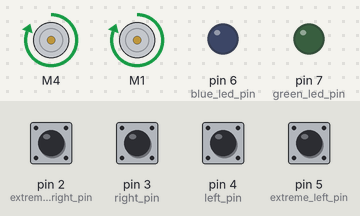
Simulated run of this sketch. Board: Arduino Uno, built with avr-gcc and run on an emulated ATmega328P. Parts: 2 × DC motor (green arrow = forward, orange = backward, longer = faster), output pins drawn as LEDs (lit = HIGH). Inputs (shaded band) come from the test bench; at power-on: pin 3 (right_pin), pin 4 (left_pin) HIGH, pin 2 (extreme_right_pin), pin 5 (extreme_left_pin) LOW. What the sketch prints to the serial monitor is not drawn.

Above: at 1.2 s.
1.3 s: pin 3 (right_pin) pulled LOW for 0.15 s
4.4 s: pin 5 (extreme_left_pin) pulled HIGH for 0.15 s
At 5.6 s:
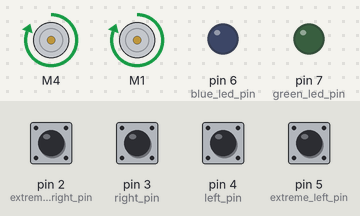
7.5 s: pin 2 (extreme_right_pin) pulled HIGH for 0.15 s
9.1 s: pin 4 (left_pin) pulled LOW for 0.15 s
12.2 s: pin 4 (left_pin) pulled LOW for 1 s
At 13.2 s:
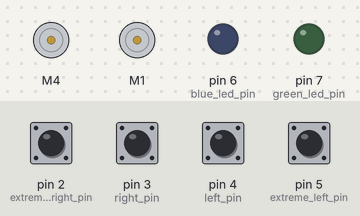
14.7 s: pin 2 (extreme_right_pin) pulled HIGH for 1 s
Timing chart, 0 to 64.7 s (numbered marks = the images above; inputs shaded):
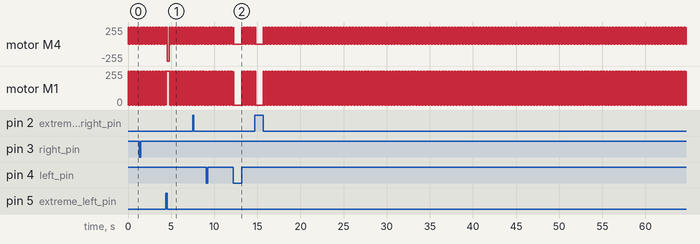

The sketch:

Complete_Line_Following.ino
```cpp
#include <Adafruit_MotorShield.h>

Adafruit_MotorShield AFMS = Adafruit_MotorShield();

int extreme_right_pin = 2;
int right_pin = 3;
int left_pin = 4;
int extreme_left_pin = 5;

int blue_led_pin = 6;
int green_led_pin = 7;

int button = 8;

int left_motor_pin = 4;
int right_motor_pin = 1;


bool isMoving = false;
//bool start = false;

Adafruit_DCMotor *Motor_Left = AFMS.getMotor(left_motor_pin);
Adafruit_DCMotor *Motor_Right = AFMS.getMotor(right_motor_pin);

void setup() {
  Serial.begin(9600);
  Serial.println("Adafruit Motorshield v2 - DC Motor test!");

  if (!AFMS.begin()) {
    Serial.println("Could not find Motor Shield. Check wiring.");
    while (1);
  }
  Serial.println("Motor Shield found.");

  // Set motor speeds
  Motor_Left->setSpeed(255);
  Motor_Right->setSpeed(255);

  // Set motor states
  Motor_Left->run(RELEASE);
  Motor_Right->run(RELEASE);

  pinMode(extreme_left_pin, INPUT);
  pinMode(left_pin, INPUT);
  pinMode(right_pin, INPUT);
  pinMode(extreme_right_pin, INPUT);
  pinMode(button, INPUT_PULLUP); // Use internal pull-up resistor

  pinMode(blue_led_pin, OUTPUT);
  pinMode(green_led_pin, OUTPUT);

}

void loop() {
  /*if (digitalRead(button) == HIGH) { // Button pressed (active HIGH)
    start = !start; // Toggle start state
    delay(200);     // Debounce delay
  }
  if (start) {
    Serial.println("Motors are running...");
    driveMotors();
  } else {
    Serial.println("Motors are stopped.");
    Motor_Left->run(RELEASE);
    Motor_Right->run(RELEASE);
    isMoving = false;
  }
  digitalWrite(blue_led_pin, start ? LOW : HIGH); */
  driveMotors();
}

void driveMotors() {
  int extreme_right = digitalRead(extreme_right_pin);
  int right = digitalRead(right_pin);
  int left = digitalRead(left_pin);
  int extreme_left = digitalRead(extreme_left_pin);

  // Main driving logic
  while (extreme_right == 0 && right == 1 && left == 1 && extreme_left == 0) { // Ensure we exit if the button is pressed again

    extreme_right = digitalRead(extreme_right_pin);
    right = digitalRead(right_pin);
    left = digitalRead(left_pin);
    extreme_left = digitalRead(extreme_left_pin);

    Serial.print(extreme_left);
    Serial.print(left);
    Serial.print(right);
    Serial.println(extreme_right);

    Motor_Left->setSpeed(255);
    Motor_Right->setSpeed(255);

    Motor_Left->run(FORWARD);
    Motor_Right->run(FORWARD);

    if (extreme_right == 1 && right == 1 && left == 1 && extreme_left == 0) {
      // Turn right until back to 0110
      Serial.println("Turning Right");
      Motor_Left->run(FORWARD);
      Motor_Right->run(FORWARD);
      delay(100); // Move forward briefly
      Motor_Right->run(BACKWARD); // Start turning right
      while (digitalRead(extreme_right_pin) != 0 && digitalRead(right_pin) != 1 && digitalRead(left_pin) != 1 && digitalRead(extreme_left_pin) != 0) {
            /*if (digitalRead(button) == HIGH) { // Button pressed (active HIGH)
              start = !start; // Toggle start state
              delay(200);     // Debounce delay
            }
            if (start) return; // Exit if button is pressed again */
            delay(10);
            Serial.println("Turn Right");
      }
    Motor_Right->run(FORWARD); // Resume forward motion
    }
    else if (extreme_right == 0 && right == 1 && left == 1 && extreme_left == 1) {
      // Turn left until back to 0110
      Serial.println("Turning Left");
      Motor_Right->run(FORWARD);
      Motor_Left->run(FORWARD);
      delay(100); // Move forward briefly
      Motor_Left->run(BACKWARD); // Start turning left
      delay(250);
      while ((digitalRead(extreme_right_pin) != 0 && digitalRead(right_pin) != 1 && digitalRead(left_pin) != 1 && digitalRead(extreme_left_pin) != 0)) {
            /*if (digitalRead(button) == HIGH) { // Button pressed (active HIGH)
              start = !start; // Toggle start state
              delay(200);     // Debounce delay
            }
            if (start) return; // Exit if button is pressed again*/
            delay(10);
            Serial.println("Turn Left");
      }
      Motor_Left->run(FORWARD); // Resume forward motion
    }
    else if((extreme_right == 0 && right == 1 && left == 0 && extreme_left == 0)){
      // Move to the right slightly
      Serial.println("Shifting to right");
      Motor_Right->run(FORWARD);
      Motor_Left->run(FORWARD);
      Motor_Right->setSpeed(200);
      while (digitalRead(extreme_right_pin) != 0 && digitalRead(right_pin) != 1 && digitalRead(left_pin) != 1 && digitalRead(extreme_left_pin) != 0) {
            /*if (digitalRead(button) == HIGH) { // Button pressed (active HIGH)
              start = !start; // Toggle start state
              delay(200);     // Debounce delay
            }
            if (start) return; // Exit if button is pressed again */
            delay(10);
            Serial.println("Shift Right");
      }
      Motor_Right->setSpeed(250);
    }
    else if((extreme_right == 0 && right == 0 && left == 1 && extreme_left == 0)){
      // Move to the right slightly
      Serial.println("Shifting to left");
      Motor_Right->run(FORWARD);
      Motor_Left->run(FORWARD);
      Motor_Left->setSpeed(200);
      while (digitalRead(extreme_right_pin) != 0 && digitalRead(right_pin) != 1 && digitalRead(left_pin) != 1 && digitalRead(extreme_left_pin) != 0) {
            /* if (digitalRead(button) == HIGH) { // Button pressed (active HIGH)
              start = !start; // Toggle start state
              delay(200);     // Debounce delay
            }
            if (start) return; // Exit if button is pressed again */
            delay(10);
            Serial.println("Shift Left");
      }
      Motor_Left->setSpeed(250);
    }
      // Stop motors if no valid path is detected
      Serial.println("Stopping");
      Motor_Left->run(RELEASE);
      Motor_Right->run(RELEASE);
      isMoving = false;

    //if (!start) break; // Exit loop if button is pressed again
  }
}
/*
void move() {
  int extreme_right = digitalRead(extreme_right_pin);
  int right = digitalRead(right_pin);
  int left = digitalRead(left_pin);
  int extreme_left = digitalRead(extreme_left_pin);
  Serial.print(extreme_left);
  Serial.print(left);
  Serial.print(right);
  Serial.print(extreme_right);
  while(extreme_right == 0 && right == 1 && left == 1 && extreme_left == 0){
    Serial.println("Moving Forward");
    extreme_right = digitalRead(extreme_right_pin);
    right = digitalRead(right_pin);
    left = digitalRead(left_pin);
    extreme_left = digitalRead(extreme_left_pin);
    Motor_Left->run(FORWARD);
    Motor_Right->run(FORWARD);
    Motor_Left->setSpeed(255);
    Motor_Right->setSpeed(255);
    isMoving = true;

    if(extreme_right == 0 && right == 0 && left == 1 && extreme_left == 0){ //Off coursed to rightside so turn to left
      Motor_Left->setSpeed(200);
      while(extreme_right != 0 && right != 1 && left != 1 && extreme_left != 0){
        delay(10);
        extreme_right = digitalRead(extreme_right_pin);
        right = digitalRead(right_pin);
        left = digitalRead(left_pin);
        extreme_left = digitalRead(extreme_left_pin);
      }
    }
    else if(extreme_right == 0 && right == 1 && left == 0 && extreme_left == 0){ //Off coursed to leftside so turn to right
      Motor_Right->setSpeed(200);
      while(extreme_right != 0 && right != 1 && left != 1 && extreme_left != 0){
        delay(10);
        extreme_right = digitalRead(extreme_right_pin);
        right = digitalRead(right_pin);
        left = digitalRead(left_pin);
        extreme_left = digitalRead(extreme_left_pin);
      }
    }
    else if(extreme_right == 1 && right == 1 && left == 1 && extreme_left ==0){ //Turn Right
      Motor_Right->run(BACKWARD);
      while(extreme_right != 0 && right != 1 && left != 1 && extreme_left != 0){
        delay(10);
        extreme_right = digitalRead(extreme_right_pin);
        right = digitalRead(right_pin);
        left = digitalRead(left_pin);
        extreme_left = digitalRead(extreme_left_pin);
      }
    }
    else if(extreme_right == 0 && right == 1 && left == 1 && extreme_left ==1){ //Turn Left
      Motor_Left->run(BACKWARD);
      while(extreme_right != 0 && right != 1 && left != 1 && extreme_left != 0){
        delay(10);
        extreme_right = digitalRead(extreme_right_pin);
        right = digitalRead(right_pin);
        left = digitalRead(left_pin);
        extreme_left = digitalRead(extreme_left_pin);
      }
    }
    else if(extreme_right == 1 && right == 1 && left == 1 && extreme_left ==1){
      Motor_Right->run(RELEASE);
      Motor_Left->run(RELEASE);
      isMoving = false;
    }
    else if(extreme_right==0 && right == 0 && left == 0 && extreme_left == 0) {
      Motor_Right->run(RELEASE);
      Motor_Left->run(RELEASE);
      isMoving = false;
    }
  }

}
*/
```
